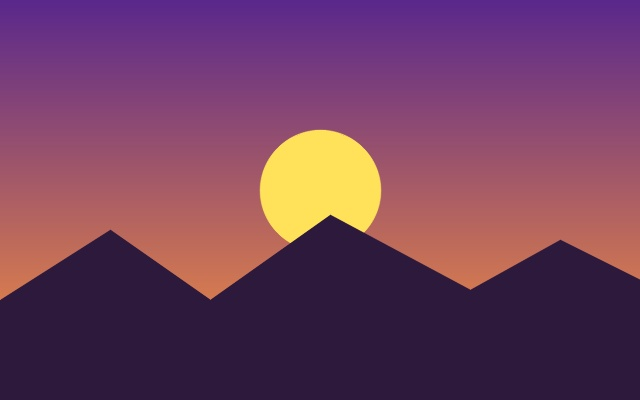
#> input picture LAB/opencv-lab-instructor/opencv-lab/data/scene.jpg, 640 x 400 px
$ python ex05_arithmetic.py
#> lines starting #> are read from the running program, lines starting #| are printed output that depends on the picture
### LAB/opencv-lab-instructor/opencv-lab/labutils.py
"""
labutils.py - small helpers shared by every exercise in the OpenCV lab.

You do not need to edit this file. It gives you:
    data(name)        full path of a file in the data/ folder
    out(name)         full path of a file in the output/ folder
    show(title, img)  cv2.imshow + cv2.waitKey in one call (returns the key)
    open_source(src)  open a webcam ("0") or a video file, with a safe fallback
    grid(images)      put several images side by side, with labels
    frame_limit(n)    lets the automatic tests stop long video loops

Headless mode: if the environment variable LAB_HEADLESS=1 is set, show()
saves images into output/ instead of opening windows. This is useful on
computers without a display (servers, some cloud notebooks).
"""
import os
from pathlib import Path

import cv2
import numpy as np

ROOT = Path(__file__).resolve().parent
DATA = ROOT / "data"
OUT = ROOT / "output"
OUT.mkdir(exist_ok=True)

HEADLESS = os.environ.get("LAB_HEADLESS") == "1"
MAX_FRAMES = int(os.environ.get("LAB_MAX_FRAMES", "0"))
FONT = cv2.FONT_HERSHEY_SIMPLEX


def data(name):
    """Return the full path of a sample file, with a helpful error if it is missing."""
    path = DATA / name
    if not path.exists():
        raise FileNotFoundError(f"{path} not found. Run:  python make_samples.py")
    return str(path)


def out(name):
    """Return the full path of a file in the output/ folder."""
    return str(OUT / name)


def _safe(title):
    return "".join(ch if ch.isalnum() else "_" for ch in title).strip("_")


# [49 lines left out: functions show, close, open_source, delay_for, not called in this run]


def frame_limit(n):
    """True when an automatic test asked the loop to stop after LAB_MAX_FRAMES frames."""
    return MAX_FRAMES > 0 and n >= MAX_FRAMES


def to_bgr(img):
    """Make any image 3-channel BGR so it can be shown next to colour images."""
    if img.ndim == 2:
        return cv2.cvtColor(img, cv2.COLOR_GRAY2BGR)
    return img


def grid(images, labels=None, cols=None, scale=1.0):
    """Place images in a grid (all resized to the first image's size) with labels."""
    cols = cols or len(images)
    h, w = images[0].shape[:2]
    h, w = int(h * scale), int(w * scale)
    tiles = []
    for i, img in enumerate(images):
        tile = cv2.resize(to_bgr(img), (w, h))
        if labels:
            cv2.rectangle(tile, (0, 0), (w, 30), (0, 0, 0), -1)
            cv2.putText(tile, labels[i], (8, 21), FONT, 0.6, (255, 255, 255), 1, cv2.LINE_AA)
        tiles.append(tile)
    while len(tiles) % cols:
        tiles.append(np.zeros_like(tiles[0]))
    rows = [np.hstack(tiles[r:r + cols]) for r in range(0, len(tiles), cols)]
    return np.vstack(rows)

### LAB/opencv-lab-instructor/opencv-lab/exercises/ex05_arithmetic.py
"""
Exercise 05 - Arithmetic, blending, threshold and masks  (lecture block 05)

Goal:  see why cv2.add is safer than NumPy '+', blend two images, try the
       four basic threshold types, and use bitwise operations with masks.
Run:   python exercises/ex05_arithmetic.py

Checkpoint: STEP 1 prints  numpy: 4  cv2.add: 255  and  numpy: 16  cv2.subtract: 0
            STEP 5 shows only the sun, everything else black.
"""
# >>> Fill in every TODO below, run the file, and compare with the Checkpoint above. <<<
import sys
from pathlib import Path

sys.path.insert(0, str(next(p for p in Path(__file__).resolve().parents if (p / "labutils.py").exists())))
import cv2
import numpy as np
from labutils import close, data, grid, out, show

# STEP 1 - uint8 arithmetic: wrap-around (NumPy) vs saturation (OpenCV)
a = np.full((2, 2), 250, np.uint8)
b = np.full((2, 2), 10, np.uint8)
print("250 + 10 ->  numpy:", (a + b)[0, 0], "  cv2.add:", cv2.add(a, b)[0, 0])
print(" 10 - 250 -> numpy:", (b - a)[0, 0], "  cv2.subtract:", cv2.subtract(b, a)[0, 0])

# STEP 2 - brighten a photo both ways and compare
scene = cv2.imread(data("scene.jpg"))
#> scene is the input picture: shape (400, 640, 3); mean B, G, R 94.2, 63.1, 112.4
bright_np = scene + np.uint8(80)                      # wraps around: bright areas turn dark
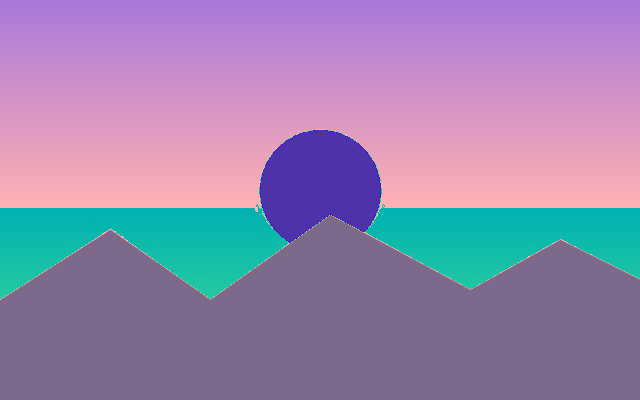
#> bright_np: shape (400, 640, 3); mean B, G, R 174.2, 133.1, 151.6
bright_cv = None  # TODO 1: brighten scene by 80 with cv2.add
panel = grid([scene, bright_np, bright_cv], ["original", "numpy + 80 (wraps)", "cv2.add 80 (saturates)"], scale=0.6)
#> in grid, `cols = cols or len(images)`: cols = 3
#> the loop in grid, `for i, img in enumerate(images):` made 3 passes
#> img on pass 3: None
#> after the loop in grid, `for i, img in enumerate(images):`:
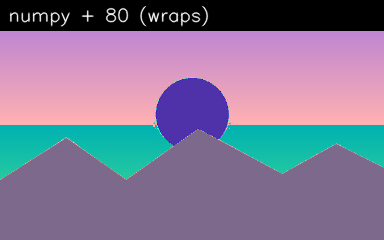
#> tile: shape (240, 384, 3); mean B, G, R 148, 118.2, 130
#> after the loop in grid, `for i, img in enumerate(images):`: tiles = 2 items
#> (the run stopped early here; a loop or call above may not have finished)
